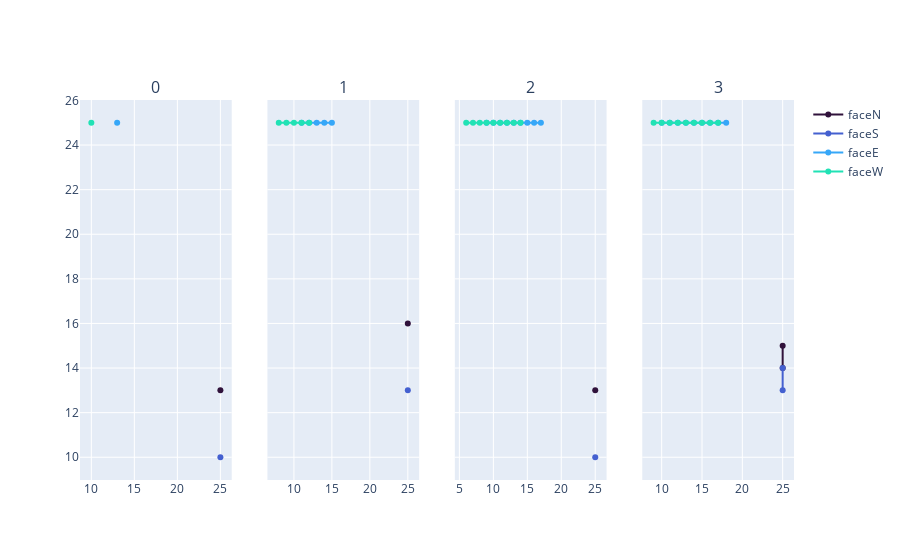

Write notebook code for a chart like this one.
### Code cell
s.step_through_problem()
show_solution_step(s)

### Figure 1 — Plotly figure (JSON) as saved in the notebook; plotly's stock layout.template omitted (floating-point values rounded to 4 significant figures)
{"data": [{"marker": {"color": "rgb(48, 18, 59)"}, "name": "faceN", "showlegend": true, "type": "scatter", "x": [25], "xaxis": "x", "y": [13], "yaxis": "y"}, {"marker": {"color": "rgb(68, 96, 208)"}, "name": "faceS", "showlegend": true, "type": "scatter", "x": [25], "xaxis": "x", "y": [10], "yaxis": "y"}, {"marker": {"color": "rgb(54, 167, 248)"}, "name": "faceE", "showlegend": true, "type": "scatter", "x": [13], "xaxis": "x", "y": [25], "yaxis": "y"}, {"marker": {"color": "rgb(33, 226, 181)"}, "name": "faceW", "showlegend": true, "type": "scatter", "x": [10], "xaxis": "x", "y": [25], "yaxis": "y"}, {"marker": {"color": "rgb(48, 18, 59)"}, "name": "faceN", "showlegend": false, "type": "scatter", "x": [25], "xaxis": "x2", "y": [16], "yaxis": "y2"}, {"marker": {"color": "rgb(68, 96, 208)"}, "name": "faceS", "showlegend": false, "type": "scatter", "x": [25], "xaxis": "x2", "y": [13], "yaxis": "y2"}, {"marker": {"color": "rgb(54, 167, 248)"}, "name": "faceE", "showlegend": false, "type": "scatter", "x": [15, 14, 13, 12, 11], "xaxis": "x2", "y": [25, 25, 25, 25, 25], "yaxis": "y2"}, {"marker": {"color": "rgb(33, 226, 181)"}, "name": "faceW", "showlegend": false, "type": "scatter", "x": [12, 11, 10, 9, 8], "xaxis": "x2", "y": [25, 25, 25, 25, 25], "yaxis": "y2"}, {"marker": {"color": "rgb(48, 18, 59)"}, "name": "faceN", "showlegend": false, "type": "scatter", "x": [25], "xaxis": "x3", "y": [13], "yaxis": "y3"}, {"marker": {"color": "rgb(68, 96, 208)"}, "name": "faceS", "showlegend": false, "type": "scatter", "x": [25], "xaxis": "x3", "y": [10], "yaxis": "y3"}, {"marker": {"color": "rgb(54, 167, 248)"}, "name": "faceE", "showlegend": false, "type": "scatter", "x": [17, 16, 15, 14, 13, 12, 11, 10, 9], "xaxis": "x3", "y": [25, 25, 25, 25, 25, 25, 25, 25, 25], "yaxis": "y3"}, {"marker": {"color": "rgb(33, 226, 181)"}, "name": "faceW", "showlegend": false, "type": "scatter", "x": [14, 13, 12, 11, 10, 9, 8, 7, 6], "xaxis": "x3", "y": [25, 25, 25, 25, 25, 25, 25, 25, 25], "yaxis": "y3"}, {"marker": {"color": "rgb(48, 18, 59)"}, "name": "faceN", "showlegend": false, "type": "scatter", "x": [25, 25], "xaxis": "x4", "y": [15, 14], "yaxis": "y4"}, {"marker": {"color": "rgb(68, 96, 208)"}, "name": "faceS", "showlegend": false, "type": "scatter", "x": [25, 25], "xaxis": "x4", "y": [14, 13], "yaxis": "y4"}, {"marker": {"color": "rgb(54, 167, 248)"}, "name": "faceE", "showlegend": false, "type": "scatter", "x": [18, 17, 16, 15, 14, 13, 12, 11, 10], "xaxis": "x4", "y": [25, 25, 25, 25, 25, 25, 25, 25, 25], "yaxis": "y4"}, {"marker": {"color": "rgb(33, 226, 181)"}, "name": "faceW", "showlegend": false, "type": "scatter", "x": [17, 16, 15, 14, 13, 12, 11, 10, 9], "xaxis": "x4", "y": [25, 25, 25, 25, 25, 25, 25, 25, 25], "yaxis": "y4"}], "layout": {"annotations": [{"font": {"size": 16}, "showarrow": false, "text": "0", "x": 0.1062, "xanchor": "center", "xref": "paper", "y": 1, "yanchor": "bottom", "yref": "paper"}, {"font": {"size": 16}, "showarrow": false, "text": "1", "x": 0.3688, "xanchor": "center", "xref": "paper", "y": 1, "yanchor": "bottom", "yref": "paper"}, {"font": {"size": 16}, "showarrow": false, "text": "2", "x": 0.6313, "xanchor": "center", "xref": "paper", "y": 1, "yanchor": "bottom", "yref": "paper"}, {"font": {"size": 16}, "showarrow": false, "text": "3", "x": 0.8938, "xanchor": "center", "xref": "paper", "y": 1, "yanchor": "bottom", "yref": "paper"}], "xaxis": {"anchor": "y", "domain": [0, 0.2125]}, "xaxis2": {"anchor": "y2", "domain": [0.2625, 0.475]}, "xaxis3": {"anchor": "y3", "domain": [0.525, 0.7375]}, "xaxis4": {"anchor": "y4", "domain": [0.7875, 1]}, "yaxis": {"anchor": "x", "domain": [0, 1]}, "yaxis2": {"anchor": "x2", "domain": [0, 1], "matches": "y", "showticklabels": false}, "yaxis3": {"anchor": "x3", "domain": [0, 1], "matches": "y", "showticklabels": false}, "yaxis4": {"anchor": "x4", "domain": [0, 1], "matches": "y", "showticklabels": false}}}
